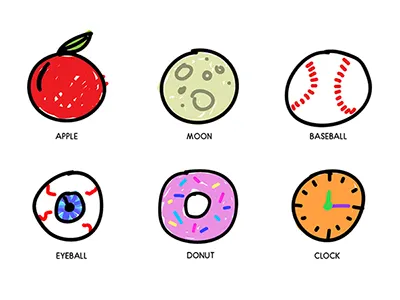
#> input picture lesson 4/circles3.webp, 400 x 300 px, found by its file name
$ python detectionhough.py
#> lines starting #> are read from the running program, lines starting #| are printed output that depends on the picture; after the words box and inside, x2 and y2 are one past the last pixel; in counts of white or black regions, pixels touching at a corner belong together
import cv2
import numpy as np

circles=cv2.imread(r"C:\Users\henry\Documents\opencv\lesson 4\circles3.webp")
#> circles is the input picture: shape (300, 400, 3); mean B, G, R 224.9, 226, 237
#circles=cv2.resize(circles,(579,772))
cv2.imshow("original",circles)
cv2.waitKey(0)
circlesGrey=cv2.cvtColor(circles,cv2.COLOR_BGR2GRAY)
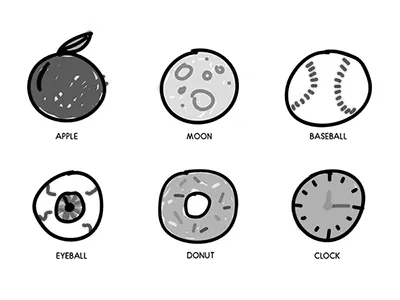
#> circlesGrey: shape (300, 400); min 0, max 255, mean 229.2
circlesGreyBlur=cv2.blur(circlesGrey,(3,3))
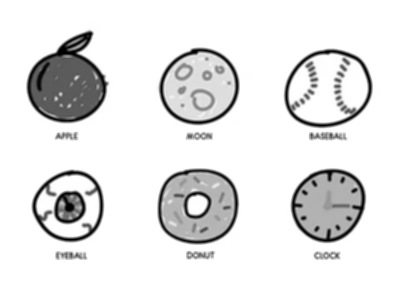
#> circlesGreyBlur: shape (300, 400); min 0, max 255, mean 229.2
#cv2.imshow("processed",circlesGreyBlur)
#cv2.waitKey(0)

detectedCircles=cv2.HoughCircles(circlesGreyBlur,cv2.HOUGH_GRADIENT,1,100,param1=45,param2=25,minRadius=10,maxRadius=50)
#> detectedCircles = [[200.5, 85.5, 37.5], [326.5, 206.5, 35.2], [329.5, 94.5, 41.4], [60.5, 86.5, 33.8], [69.5, 204.5, 33], [197.5, 207.5, 39.1]]
detectedCircles=np.uint16(np.round(detectedCircles))
#> detectedCircles = [[200, 86, 38], [326, 206, 35], [330, 94, 41], [60, 86, 34], [70, 204, 33], [198, 208, 39]]

for i in detectedCircles[0,:]:
    circles=cv2.circle(circles,(i[0],i[1]),i[2],(0,0,255),3)
    cv2.imshow("detected",circles)
    cv2.waitKey(1000)
#> this loop made 6 passes
#> pass 1, `circles=cv2.circle(circles,(i[0],i[1]),i[2],(0,0,255),3)`:
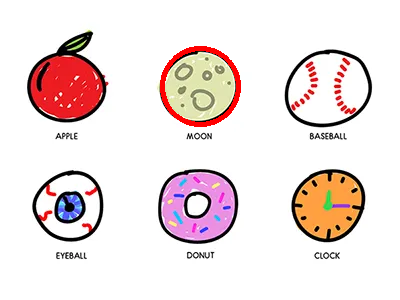
#> circles: shape (300, 400, 3); 1% of pixels changed, all inside (x1, y1, x2, y2) = (160, 46, 241, 127)
#> pass 2, `circles=cv2.circle(circles,(i[0],i[1]),i[2],(0,0,255),3)`:
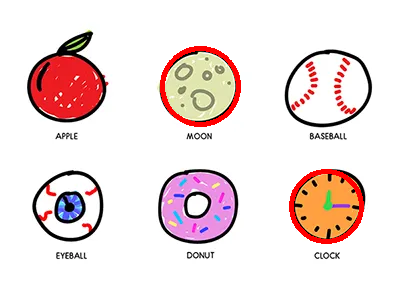
#> circles: shape (300, 400, 3); 0.91% of pixels changed, all inside (x1, y1, x2, y2) = (289, 169, 364, 244)
#> pass 3, `circles=cv2.circle(circles,(i[0],i[1]),i[2],(0,0,255),3)`:
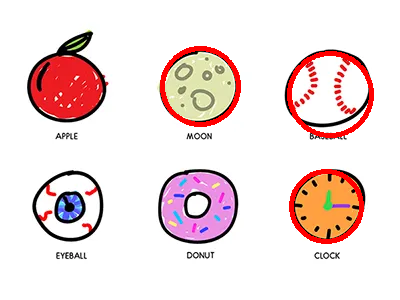
#> circles: shape (300, 400, 3); 1.08% of pixels changed, all inside (x1, y1, x2, y2) = (287, 51, 374, 138)
#> after the loop:
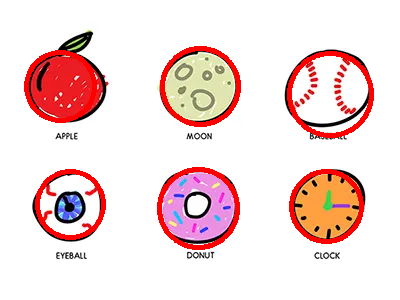
#> circles: shape (300, 400, 3); 2.76% of pixels changed, all inside (x1, y1, x2, y2) = (24, 50, 240, 250)
